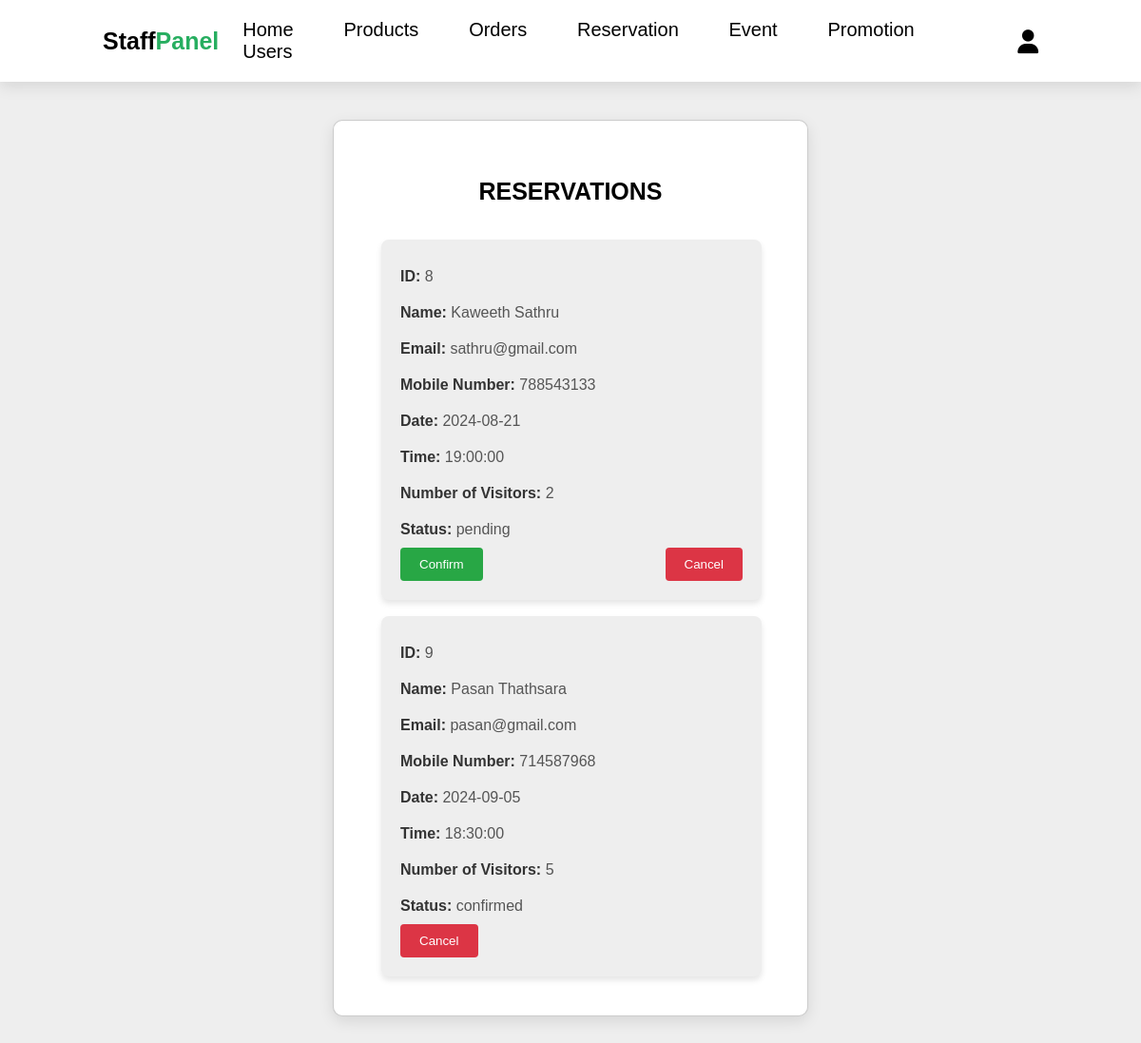
Screenshot of /staff/reservation.php (signed in) with the database file from the repository.
### tables this page shows
CREATE TABLE `reservation` (
  `id` int(10) NOT NULL,
  `name` varchar(50) NOT NULL,
  `email` varchar(100) NOT NULL,
  `phone_no` int(10) NOT NULL,
  `date` date NOT NULL,
  `time` time NOT NULL,
  `guest` varchar(20) NOT NULL,
  `status` varchar(20) NOT NULL DEFAULT 'pending'
);

### staff/reservation.php (the view, shortened to what this page needs)
<?php
include '../components/connect.php';
$query = "SELECT * FROM reservation ORDER BY date, time";
$stmt = $conn->prepare($query);
$stmt->execute();
$reservations = $stmt->fetchAll(PDO::FETCH_ASSOC);
?>
<!DOCTYPE html>
<html lang="en">
<head>
   <link rel="stylesheet" href="https://cdnjs.cloudflare.com/ajax/libs/font-awesome/6.1.1/css/all.min.css">
   <link rel="stylesheet" href="../css/admin_style.css">
</head>
<body>
<?php include '../components/staff_header.php' ?>
<section class="reservations-section">
    <div class="reservations-container">
        <h2>Reservations</h2>
        <?php foreach ($reservations as $reservation): ?>
            <div class="reservation-card">
                <p><strong>ID:</strong> <?= htmlspecialchars($reservation['id']) ?></p>
                <p><strong>Name:</strong> <?= htmlspecialchars($reservation['name']) ?></p>
                <p><strong>Email:</strong> <?= htmlspecialchars($reservation['email']) ?></p>
                <p><strong>Mobile Number:</strong> <?= htmlspecialchars($reservation['phone_no']) ?></p>
                <p><strong>Date:</strong> <?= htmlspecialchars($reservation['date']) ?></p>
                <p><strong>Time:</strong> <?= htmlspecialchars($reservation['time']) ?></p>
                <p><strong>Number of Visitors:</strong> <?= htmlspecialchars($reservation['guest']) ?></p>
                <p><strong>Status:</strong> <?= htmlspecialchars($reservation['status']) ?></p>
                <form method="POST" class="action-form">
                    <?php if ($reservation['status'] !== 'confirmed'): ?>
                        <button type="submit" name="confirm" class="button-confirm">Confirm</button>
                    <?php endif; ?>
                    <?php if ($reservation['status'] !== 'canceled'): ?>
                        <button type="submit" name="cancel" class="button-cancel">Cancel</button>
                    <?php endif; ?>
                </form>
            </div>
        <?php endforeach; ?>
    </div>
</section>
</body>
</html>

### css/admin_style.css (style rules this page uses)
:root { --main-color:#4834d4; --green:#27ae60; --black:#000000; --red:#ca261b; --light-color:#eee; --white:#ffffff; --blue:#192a56; --orange:#f37d0f; --box-shadow:0 .5rem 1.5rem rgba(0,0,0,.1); --border:.2rem solid var(--black); }
* { font-family: 'Nunito', sans-serif; margin:0; padding:0; box-sizing: border-box; text-decoration: none; outline: none; border:none; transition: all .2s linear; }
html { font-size: 62.5%; overflow-x: hidden; scroll-padding-top: 5.5rem; scroll-behavior: smooth; }
body { background-color: var(--light-color); }
section { padding:2rem 9%; }
h2 { text-align: center; margin: 20px 0; font-size: 2.5rem; color:var(--black); text-transform: uppercase; }
.reservations-section { padding: 40px 0; background: #eee; }
.reservations-container { max-width: 500px; margin: 0 auto; border:.1rem solid rgba(0,0,0,.2); box-shadow: var(--box-shadow); display: grid; gap:1.5rem; padding: 40px 20px; border-radius: 10px; background: #ffffff; }
.reservation-card { background-color: var(--light-color); border-radius: 8px; padding: 20px; margin-bottom: 20px; box-shadow: 0 4px 6px rgba(0, 0, 0, 0.1); display: flex; flex-direction: column; max-width: 400px; margin:.1rem 3rem; width: 100%; font-size: 1.8rem; }
.reservation-card p { margin: 10px 0; color: #555; font-size: 1.6rem; }
.reservation-card strong { color: #333; }
.action-form { display: flex; justify-content: space-between; }
.button-confirm, .button-cancel { padding: 10px 20px; border: none; border-radius: 4px; color: #fff; cursor: pointer; transition: background-color 0.3s ease; }
.button-confirm { background-color: #28a745; }
.button-cancel { background-color: #dc3545; }

### rows the page displays
reservation: id "8", name "Kaweeth Sathru", email "sathru@gmail.com", phone_no "788543133", date "2024-08-21", time "19:00:00", guest "2", status "pending", shows "Confirm", shows "Cancel"
reservation: id "9", name "Pasan Thathsara", email "pasan@gmail.com", phone_no "714587968", date "2024-09-05", time "18:30:00", guest "5", status "confirmed", shows "Cancel"
